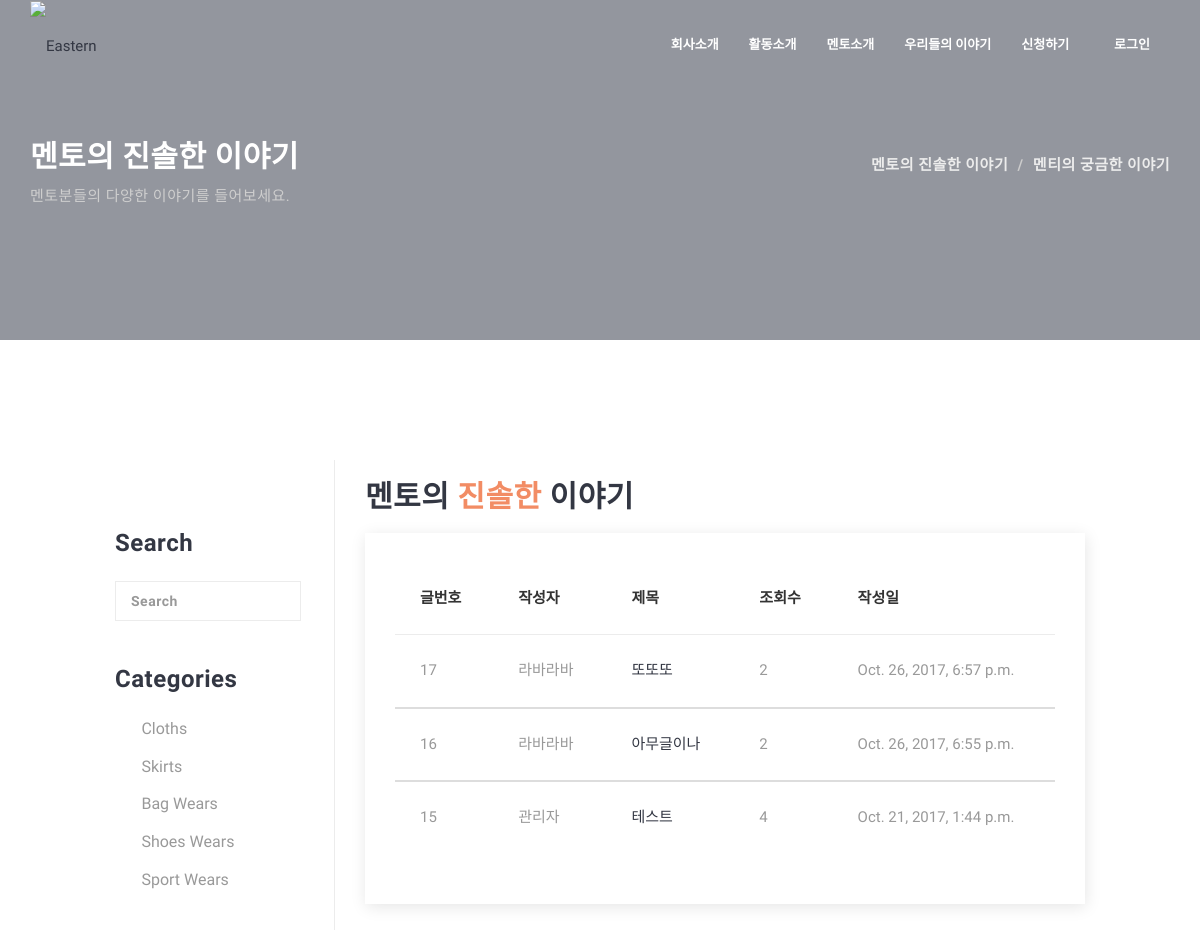
Before: /lattors/talk/mentor/ (upper part) with the older database file.
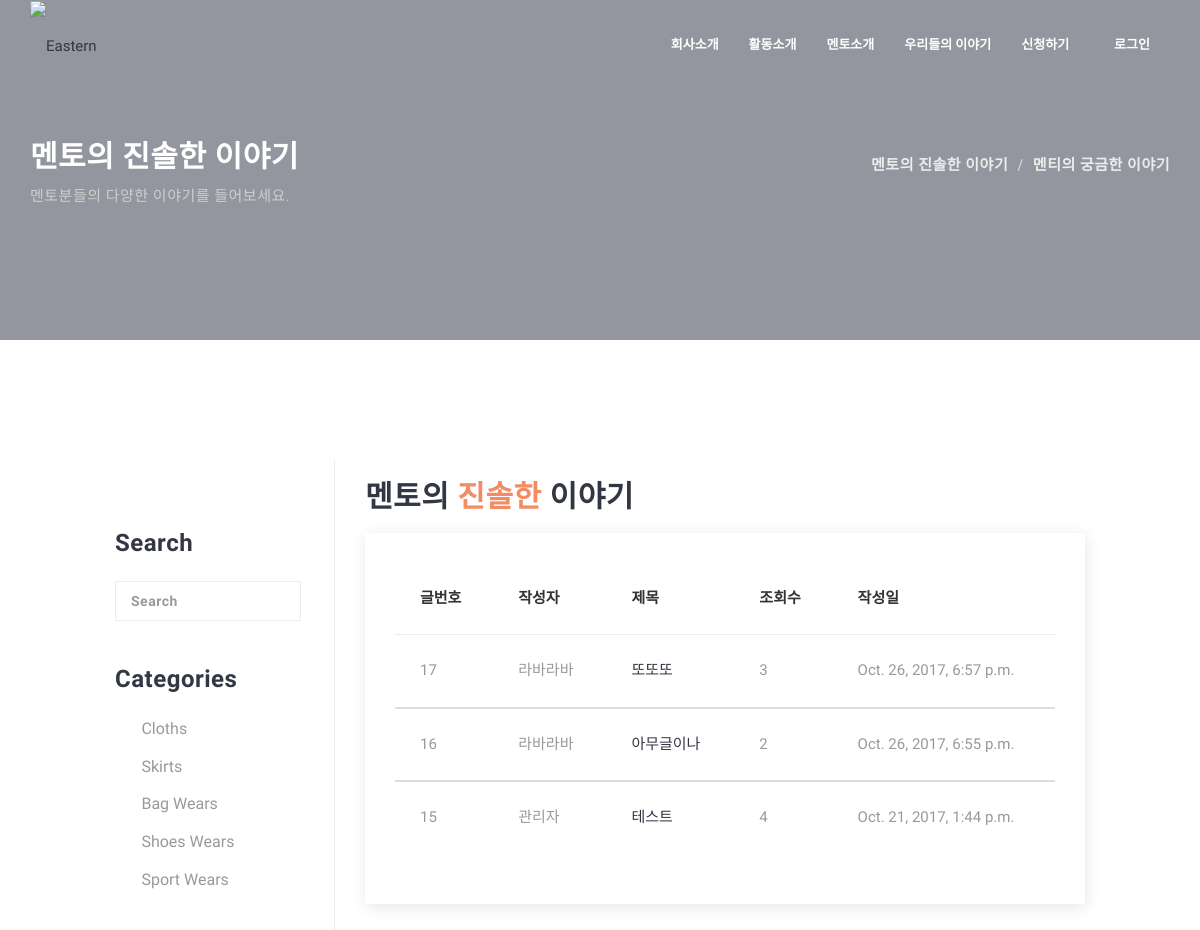
After: the same page with the newer database file.
### lattors/models.py (models this page shows, shortened)
class TalkMentor(models.Model):
    writer = models.ForeignKey(Profile)
    nickname = models.CharField(max_length=20)
    title = models.CharField(max_length = 100, validators=[min_length_3_validator], verbose_name='제목')
    content = models.TextField(verbose_name='내용')
    hits = models.PositiveIntegerField(default=0, verbose_name='조회수')
    created_at = models.DateTimeField(auto_now_add=True)
    updated_at = models.DateTimeField(auto_now=True)
    class Meta:
        ordering = ['-id']

### lattors/views.py (the view, shortened to what this page needs)
class SearchListView(ListView):
    def get_queryset(self):
        obj_list = self.model.objects.all()
        q = self.request.GET.get('q','')
        if q:
            obj_list = self.model.objects.filter(Q(nickname__icontains=q)|Q(title__icontains=q)|Q(content__icontains=q))
        return obj_list
    def get_context_data(self, **kwargs):
        queryset = kwargs.pop('object_list', self.object_list)
        page_size = self.get_paginate_by(queryset)
        context_object_name = self.get_context_object_name(queryset)
        if page_size:
            paginator, page, queryset, is_paginated = self.paginate_queryset(queryset, page_size)
            context = {
                'q': self.request.GET.get('q',''),
                'paginator': paginator,
                'page_obj': page,
                'is_paginated': is_paginated,
                'object_list': queryset
            }
        if context_object_name is not None:
            context[context_object_name] = queryset
        context.update(kwargs)
        return super(MultipleObjectMixin, self).get_context_data(**context)

### lattors/templates/lattors/talkmentor_list.html (shortened to what this page needs)
{% extends "lattors/layout.html" %}
{% load staticfiles %}
{% block content %}
<section class="page-tittle page-tittle-lg parallax-bg dark-overlay">
    <div class="container">
        <div class="page-tittle-head">
            <h2>멘토의 진솔한 이야기</h2>
            <p>멘토분들의 다양한 이야기를 들어보세요.</p>
        </div>
        <ol class="breadcrumb pull-right mrg-top-30">
            <li class="breadcrumb-item"><a href="{% url "lattors:talk_mentor" %}">멘토의 진솔한 이야기</a></li>
            <li class="breadcrumb-item"><a href="{% url "lattors:talk_mentee" %}">멘티의 궁금한 이야기</a></li>
        </ol>
    </div>
</section>
<section class="section-1">
    <div class="container-fluid">
        <div class="row">
            <div class="col-md-10 col-md-offset-1">
                <div class="row">
                    <div class="col-md-3">
                        <div class="shop-sidebar sidebar-left">
                            <div class="widget widget-search">
                                <h3 class="widget-tittle">Search</h3>
                                <form action="" method="get">
                                    <label class="input-wrapper">
                                        <input class="form-control" type="text" placeholder="Search" name="q" value="{{ q }}">
                                        <a href="" class="btn inline-submit mrg-top-5"><i class="ei ei-search"></i></a>
                                    </label>
                                </form>
                            </div>
                            <div class="widget widget-link">
                                <h3 class="widget-tittle">Categories</h3>
                                <ul class="link">
                                    <li><a href="#"><i class="ei ei-shirt pdd-right-10"></i> Cloths</a></li>
                                    <li><a href="#"><i class="ei ei-karate pdd-right-10"></i> Skirts</a></li>
                                    <li><a href="#"><i class="ei ei-backpack pdd-right-10"></i> Bag Wears</a></li>
                                    <li><a href="#"><i class="ei ei-high-heels pdd-right-10"></i> Shoes Wears</a></li>
                                    <li><a href="#"><i class="ei ei-football pdd-right-10"></i> Sport Wears</a></li>
                                </ul>
                            </div>
                        </div>
                    </div>
                    <div class="col-md-9">
                        <h2>멘토의 <span class="theme-color">진솔한</span> 이야기</h2>
                        <div class="card padding-30 mrg-top-20">
                            <div class="table-responsive">
                                <table class="table table-hover">
                                    <thead>
                                        <tr>
                                            <th>글번호</th>
                                            <th>작성자</th>
                                            <th>제목</th>
                                            <th>조회수</th>
                                            <th>작성일</th>
                                        </tr>
                                    </thead>
                                    {% for article in talkmentor_list %}
                                    <tbody>
                                        <tr>
                                            <td>{{ article.id }}</td>
                                            <td>{{ article.nickname }}</td>
                                            <td><a href="{% url "lattors:talk_mentor_detail" article.id %}">{{ article.title }}</a></td>
                                            <td>{{ article.hits }}</td>
                                            <td>{{ article.created_at }}</td>
                                        </tr>
                                    </tbody>
                                    {% endfor %}
                                </table>
                            </div>
                        </div>
                    </div>
                </div>
            </div>
        </div>
    </div>
</section>
{% endblock %}

Changed rows visible on the page:
changed TalkMentor "또또또": hits "2" → "3"
